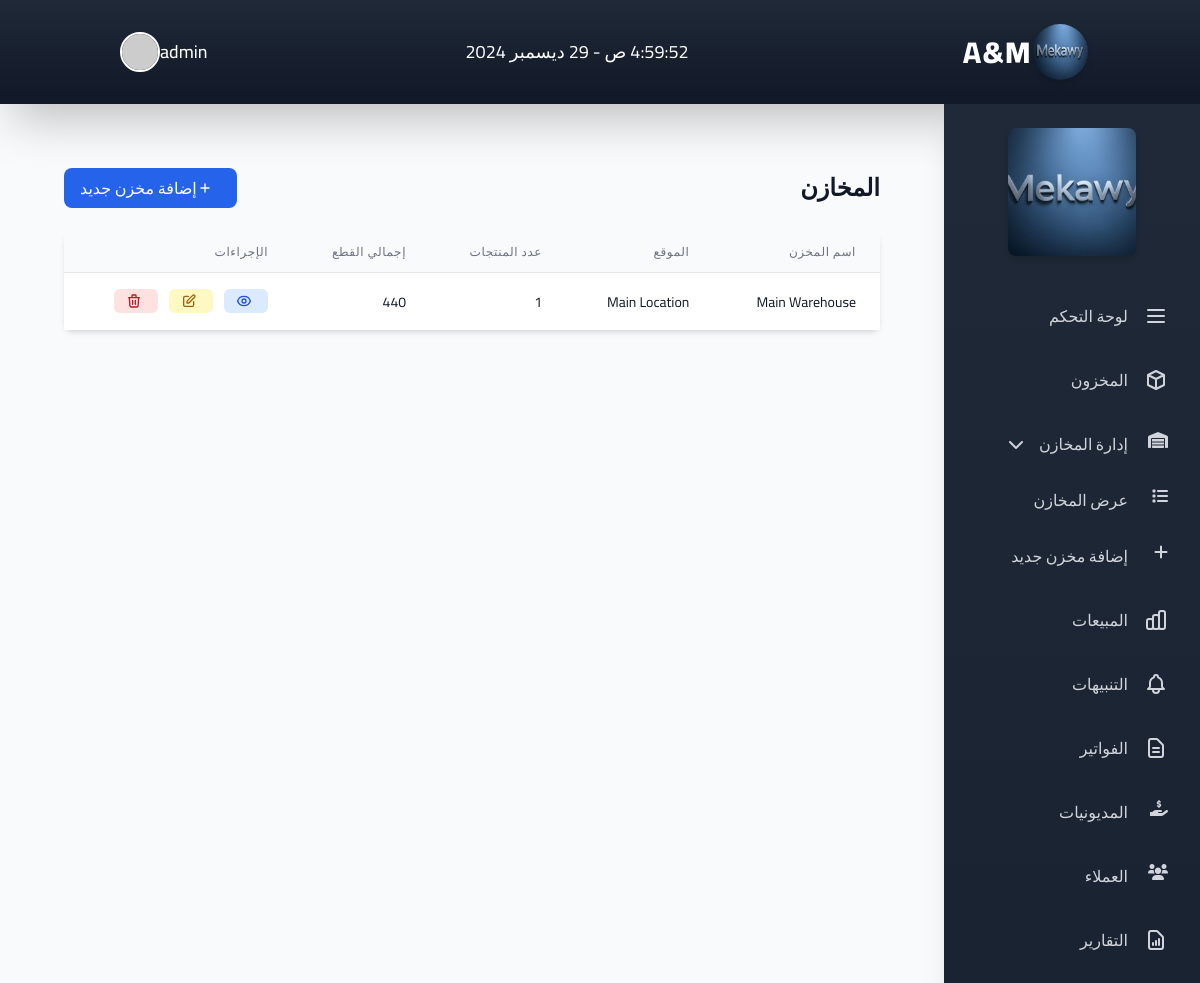
Screenshot of /warehouses (signed in) with the database file from the repository.
### app.py (models this page shows)
class Settings(db.Model):
    id = db.Column(db.Integer, primary_key=True)
    brand_name = db.Column(db.String(100), default='My Store')
    logo_url = db.Column(db.String(200))
    sidebar_image_url = db.Column(db.String(200))
    owner_email = db.Column(db.String(120))
    theme_color = db.Column(db.String(20), default='#007bff')
    about_title = db.Column(db.String(200))
    about_text = db.Column(db.Text)
    contact_phone = db.Column(db.String(50))
    contact_email = db.Column(db.String(120))
    show_dashboard = db.Column(db.Boolean, default=True)
    show_inventory = db.Column(db.Boolean, default=True)
    show_warehouses = db.Column(db.Boolean, default=True)
    show_sales = db.Column(db.Boolean, default=True)
    show_alerts = db.Column(db.Boolean, default=True)
    show_invoices = db.Column(db.Boolean, default=True)
    show_reports = db.Column(db.Boolean, default=True)
    show_debtors = db.Column(db.Boolean, default=True)
    show_clients = db.Column(db.Boolean, default=True)
    show_settings = db.Column(db.Boolean, default=True)
    sidebar_order = db.Column(db.String(500), default='dashboard,inventory,warehouses,sales,alerts,invoices,reports,debtors,clients')

class User(UserMixin, db.Model):
    id = db.Column(db.Integer, primary_key=True)
    username = db.Column(db.String(80), unique=True, nullable=False)
    password = db.Column(db.String(120), nullable=False)
    is_admin = db.Column(db.Boolean, default=False)
    role = db.Column(db.String(20), default='staff')  # 'owner', 'hr', 'staff'

class Warehouse(db.Model):
    id = db.Column(db.Integer, primary_key=True)
    name = db.Column(db.String(100), nullable=False)
    location = db.Column(db.String(200))
    description = db.Column(db.Text)
    items = db.relationship('InvoiceItem', back_populates='warehouse')

### app.py (the view)
@app.route('/warehouses', methods=['GET'])
@login_required
def list_warehouses():
    warehouses = Warehouse.query.all()
    return render_template('warehouses/list.html', warehouses=warehouses)

### app.py (called while the page is built)
@app.context_processor
def inject_settings():
    settings = Settings.query.first()
    if not settings:
        settings = Settings()
        db.session.add(settings)
        db.session.commit()
    return dict(settings=settings)

@login_manager.user_loader
def load_user(user_id):
    return User.query.get(int(user_id))

### templates/warehouses/list.html (shortened to what this page needs)
{% extends "base.html" %}
{% block content %}
<div class="max-w-7xl mx-auto px-4 sm:px-6 lg:px-8 py-8">
    <div class="flex justify-between items-center mb-6">
        <h2 class="text-2xl font-bold text-gray-900">المخازن</h2>
        <a href="{{ url_for('add_warehouse') }}" class="bg-blue-600 hover:bg-blue-700 text-white font-medium py-2 px-4 rounded-lg inline-flex items-center">
            <svg class="w-4 h-4 mr-2" fill="none" stroke="currentColor" viewBox="0 0 24 24" xmlns="http://www.w3.org/2000/svg">
                <path stroke-linecap="round" stroke-linejoin="round" stroke-width="2" d="M12 6v6m0 0v6m0-6h6m-6 0H6"></path>
            </svg>
            إضافة مخزن جديد
        </a>
    </div>
    <div class="bg-white shadow-md rounded-lg">
        <div class="overflow-x-auto">
            <table class="min-w-full divide-y divide-gray-200">
                <thead class="bg-gray-50">
                    <tr>
                        <th class="px-6 py-3 text-right text-xs font-medium text-gray-500 uppercase tracking-wider">اسم المخزن</th>
                        <th class="px-6 py-3 text-right text-xs font-medium text-gray-500 uppercase tracking-wider">الموقع</th>
                        <th class="px-6 py-3 text-right text-xs font-medium text-gray-500 uppercase tracking-wider">عدد المنتجات</th>
                        <th class="px-6 py-3 text-right text-xs font-medium text-gray-500 uppercase tracking-wider">إجمالي القطع</th>
                        <th class="px-6 py-3 text-right text-xs font-medium text-gray-500 uppercase tracking-wider">الإجراءات</th>
                    </tr>
                </thead>
                <tbody class="bg-white divide-y divide-gray-200">
                    {% for warehouse in warehouses %}
                    <tr class="hover:bg-gray-50">
                        <td class="px-6 py-4 whitespace-nowrap text-sm text-gray-900">{{ warehouse.name }}</td>
                        <td class="px-6 py-4 whitespace-nowrap text-sm text-gray-900">{{ warehouse.location }}</td>
                        <td class="px-6 py-4 whitespace-nowrap text-sm text-gray-900">{{ warehouse.items|length }}</td>
                        <td class="px-6 py-4 whitespace-nowrap text-sm text-gray-900">{{ warehouse.items|sum(attribute='quantity') }}</td>
                        <td class="px-6 py-4 whitespace-nowrap text-sm font-medium space-x-2 space-x-reverse">
                            <a href="{{ url_for('view_warehouse', warehouse_id=warehouse.id) }}" class="inline-flex items-center bg-blue-100 text-blue-700 hover:bg-blue-200 px-3 py-1 rounded-md">
                            </a>
                            <a href="{{ url_for('edit_warehouse', warehouse_id=warehouse.id) }}" class="inline-flex items-center bg-yellow-100 text-yellow-700 hover:bg-yellow-200 px-3 py-1 rounded-md">
                            </a>
                            <form action="{{ url_for('delete_warehouse', warehouse_id=warehouse.id) }}" method="POST" class="inline-block">
                                <button type="submit" class="inline-flex items-center bg-red-100 text-red-700 hover:bg-red-200 px-3 py-1 rounded-md" onclick="return confirm('هل أنت متأكد من حذف هذا المخزن؟');">
                                </button>
                            </form>
                        </td>
                    </tr>
                    {% endfor %}
                </tbody>
            </table>
        </div>
    </div>
</div>
{% endblock %}

### templates/components/header.html (shortened to what this page needs)
<header class="bg-gradient-to-b from-gray-800 to-gray-900 shadow-2xl">
    <div class="container mx-auto px-6">
        <div class="flex justify-between items-center py-6">
            <div class="flex items-center space-x-4">
                {% if settings.logo_url %}
                    <img src="{{ url_for('static', filename=settings.logo_url.replace('/static/', '')) }}" alt="شعار متجر الجينز" class="h-14 w-14 rounded-full shadow-md transform hover:scale-110 transition-transform duration-300">
                {% else %}
                    <img src="{{ url_for('static', filename='img/default-logo.png') }}" alt="شعار متجر الجينز" class="h-14 w-14 rounded-full shadow-md transform hover:scale-110 transition-transform duration-300">
                {% endif %}
                <h1 class="text-3xl font-extrabold text-white tracking-wider hover:text-blue-200 transition-colors duration-300">A&M</h1>
            </div>
            <span class="text-white text-lg" id="currentTime"></span>
            <div class="flex items-center space-x-6">
                <div class="relative group">
                    <button class="flex items-center space-x-2 text-white hover:text-blue-200 transition-colors duration-300">
                        <span class="text-lg font-medium">{{ current_user.username }}</span>
                        <img src="https://i.pravatar.cc/150?img=12" alt="Profile" class="h-10 w-10 rounded-full border-2 border-white">
                    </button>
                </div>
            </div>
        </div>
    </div>
</header>

### templates/components/sidebar.html (shortened to what this page needs)
<aside class="bg-gradient-to-b from-gray-800 to-gray-900 text-white w-full md:w-64 min-h-screen px-4 py-6 shadow-xl">
    <div class="mb-8 transition-transform hover:scale-105">
        {% if settings.logo_url %}
            <img src="{{ url_for('static', filename=settings.logo_url.replace('/static/', '')) }}" alt="شعار متجر الجينز" class="mx-auto rounded-lg shadow-md w-32 h-32 object-cover">
        {% else %}
            <img src="{{ url_for('static', filename='img/default-logo.png') }}" alt="شعار متجر الجينز" class="mx-auto rounded-lg shadow-md w-32 h-32 object-cover">
        {% endif %}
    </div>
    <nav>
        <ul class="space-y-2">
            {% set order = settings.sidebar_order.split(',') %}
            {% for item in order %}
                {% if item == 'dashboard' and settings.show_dashboard %}
                    <li>
                        <a href="/dashboard" class="flex items-center justify-start gap-4 p-4 hover:bg-gray-700/60 rounded-xl transition-all duration-300 ease-in-out hover:shadow-lg group">
                            <svg class="w-6 h-6 text-gray-300 group-hover:text-white transition-colors" fill="none" stroke="currentColor" viewBox="0 0 24 24">
                                <path stroke-linecap="round" stroke-linejoin="round" stroke-width="2" d="M4 6h16M4 12h16M4 18h16"></path>
                            </svg>
                            <span class="text-base font-medium text-gray-300 group-hover:text-white transition-colors">لوحة التحكم</span>
                        </a>
                    </li>
                {% endif %}
                {% if item == 'inventory' and settings.show_inventory %}
                    <li>
                        <a href="/inventory" class="flex items-center justify-start gap-4 p-4 hover:bg-gray-700/60 rounded-xl transition-all duration-300 ease-in-out hover:shadow-lg group">
                            <svg class="w-6 h-6 text-gray-300 group-hover:text-white transition-colors" fill="none" stroke="currentColor" viewBox="0 0 24 24">
                                <path stroke-linecap="round" stroke-linejoin="round" stroke-width="2" d="M20 7l-8-4-8 4m16 0l-8 4m8-4v10l-8 4m0-10L4 7m8 4v10M4 7v10l8 4"></path>
                            </svg>
                            <span class="text-base font-medium text-gray-300 group-hover:text-white transition-colors">المخزون</span>
                        </a>
                    </li>
                {% endif %}
                {% if item == 'warehouses' and settings.show_warehouses %}
                    <li class="sidebar-item">
                        <a href="#" class="flex items-center justify-start gap-4 p-4 hover:bg-gray-700/60 rounded-xl transition-all duration-300 ease-in-out hover:shadow-lg group" onclick="toggleSubmenu('warehouseSubmenu')">
                            <i class="fas fa-warehouse text-gray-300 group-hover:text-white transition-colors w-6 h-6"></i>
                            <span class="text-base font-medium text-gray-300 group-hover:text-white transition-colors">إدارة المخازن</span>
                            <i class="fas fa-chevron-down text-gray-300 group-hover:text-white transition-colors ml-auto"></i>
                        </a>
                        <div id="warehouseSubmenu" class="hidden pl-8">
                            <a href="{{ url_for('list_warehouses') }}" class="flex items-center gap-4 p-4 hover:bg-gray-700/60 rounded-xl transition-all duration-300 ease-in-out hover:shadow-lg group">
                                <i class="fas fa-list text-gray-300 group-hover:text-white transition-colors w-6 h-6"></i>
                                <span class="text-base font-medium text-gray-300 group-hover:text-white transition-colors">عرض المخازن</span>
                            </a>
                            <a href="{{ url_for('add_warehouse') }}" class="flex items-center gap-4 p-4 hover:bg-gray-700/60 rounded-xl transition-all duration-300 ease-in-out hover:shadow-lg group">
                                <i class="fas fa-plus text-gray-300 group-hover:text-white transition-colors w-6 h-6"></i>
                                <span class="text-base font-medium text-gray-300 group-hover:text-white transition-colors">إضافة مخزن جديد</span>
                            </a>
                        </div>
                    </li>
                {% endif %}
                {% if item == 'sales' and settings.show_sales %}
                    <li>
                        <a href="/sales" class="flex items-center justify-start gap-4 p-4 hover:bg-gray-700/60 rounded-xl transition-all duration-300 ease-in-out hover:shadow-lg group">
                            <span class="text-base font-medium text-gray-300 group-hover:text-white transition-colors">المبيعات</span>
                        </a>
                    </li>
                {% endif %}
                {% if item == 'alerts' and settings.show_alerts %}
                    <li>
                        <a href="/alerts" class="flex items-center justify-start gap-4 p-4 hover:bg-gray-700/60 rounded-xl transition-all duration-300 ease-in-out hover:shadow-lg group">
                            <span class="text-base font-medium text-gray-300 group-hover:text-white transition-colors">التنبيهات</span>
                        </a>
                    </li>
                {% endif %}
                {% if item == 'invoices' and settings.show_invoices %}
                    <li>
                        <a href="{{ url_for('list_invoices') }}" class="flex items-center justify-start gap-4 p-4 hover:bg-gray-700/60 rounded-xl transition-all duration-300 ease-in-out hover:shadow-lg group">
                            <span class="text-base font-medium text-gray-300 group-hover:text-white transition-colors">الفواتير</span>
                        </a>
                    </li>
                {% endif %}
                {% if item == 'reports' and settings.show_reports %}
                    <li>
                        <a href="/reports" class="flex items-center justify-start gap-4 p-4 hover:bg-gray-700/60 rounded-xl transition-all duration-300 ease-in-out hover:shadow-lg group">
                            <span class="text-base font-medium text-gray-300 group-hover:text-white transition-colors">التقارير</span>
                        </a>
                    </li>
                {% endif %}
                {% if item == 'debtors' and settings.show_debtors %}
                    <li class="sidebar-item">
                        <a href="{{ url_for('debtors') }}" class="flex items-center justify-start gap-4 p-4 hover:bg-gray-700/60 rounded-xl transition-all duration-300 ease-in-out hover:shadow-lg group">
                            <i class="fas fa-hand-holding-usd text-gray-300 group-hover:text-white transition-colors w-6 h-6"></i>
                            <span class="text-base font-medium text-gray-300 group-hover:text-white transition-colors">المديونيات</span>
                        </a>
                    </li>
                {% endif %}
                {% if item == 'clients' and settings.show_clients %}
                    <li class="sidebar-item">
                        <a href="{{ url_for('list_clients') }}" class="flex items-center justify-start gap-4 p-4 hover:bg-gray-700/60 rounded-xl transition-all duration-300 ease-in-out hover:shadow-lg group">
                            <i class="fas fa-users text-gray-300 group-hover:text-white transition-colors w-6 h-6"></i>
                            <span class="text-base font-medium text-gray-300 group-hover:text-white transition-colors">العملاء</span>
                        </a>
                    </li>
                {% endif %}
            {% endfor %}
        </ul>
    </nav>
</aside>

### templates/base.html (style rules this page uses)
body { font-size: 16px; touch-action: manipulation; }

### rows the page displays
Settings: logo_url (picture), show_dashboard True (drawn), show_inventory True (drawn), show_warehouses True (drawn), show_sales True (drawn), show_alerts True (drawn), show_invoices True (drawn), show_debtors True (drawn), show_clients True (drawn), show_reports True (drawn)
User: username "admin"
Warehouse: name "Main Warehouse", location "Main Location", items|length "1", items|sum "440"
